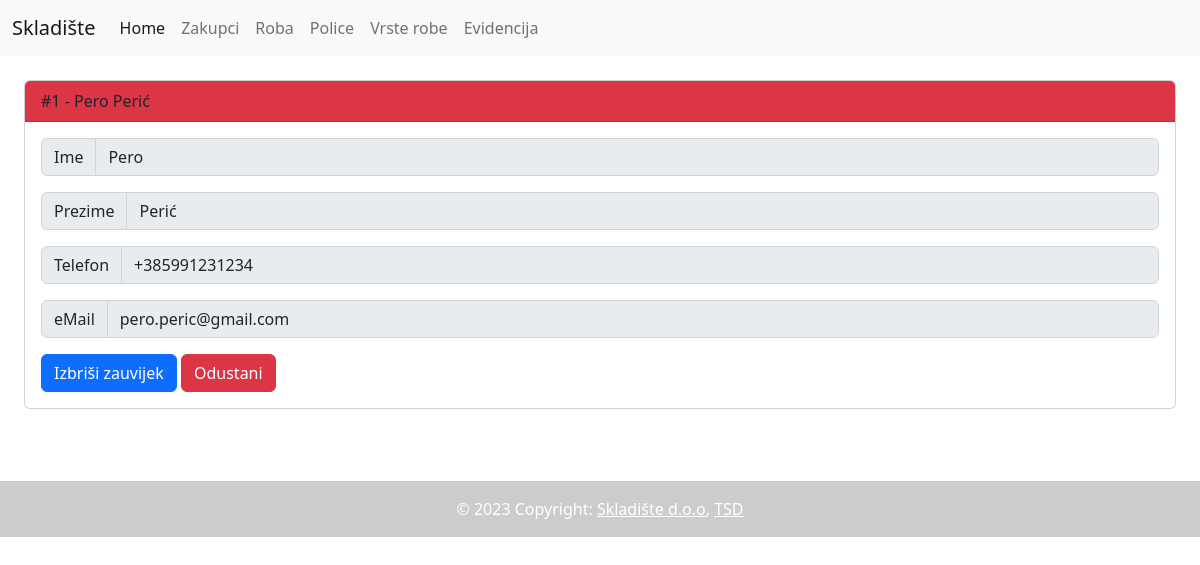
Screenshot of /izbrisi-zakupca.php?id=1 with the database file from the repository.
### tables this page shows
CREATE TABLE `zakupac` (
  `ID` int(11) NOT NULL PRIMARY KEY AUTO_INCREMENT,
  `Ime` char(35) NOT NULL,
  `Prezime` varchar(35) NOT NULL,
  `Telefon` varchar(20) NOT NULL,
  `Mail` varchar(255) NOT NULL
);

### izbrisi-zakupca.php (the view, shortened to what this page needs)
<!DOCTYPE html>
<html lang="en">
<head>
    <link rel="stylesheet" href="/skladiste/bootstrap/css/bootstrap.css">
</head>
<body>
    <?php include($_SERVER['DOCUMENT_ROOT'].'/skladiste/include/header.php'); ?>
    <?php include($_SERVER['DOCUMENT_ROOT'].'/skladiste/server/config.php'); ?>
    <?php
        if (isset($_GET["id"])) {
            $query = $DB->query("SELECT * FROM `zakupac` WHERE `ID` = ".$_GET["id"]);
            while($row = $query->fetch_assoc()) {
                $zakupac = $row;
            }
        }
    ?>
    <div class="card m-4">
        <div class="card-header bg-danger">
            #<?php print($zakupac["ID"]); ?> - <?php print($zakupac["Ime"]); ?> <?php print($zakupac["Prezime"]); ?>
        </div>
        <div class="card-body">
            <form action="./izbrisi-zakupca.php" method="POST">
                <div class="input-group mb-3">
                    <span class="input-group-text" id="basic-addon1">Ime</span>
                    <input disabled name="ime" type="text" class="form-control" placeholder="Ime" aria-label="Ime" aria-describedby="basic-addon1" value="<?php print($zakupac["Ime"]); ?>">
                </div>
                <div class="input-group mb-3">
                    <span class="input-group-text" id="basic-addon1">Prezime</span>
                    <input disabled name="prezime" type="text" class="form-control" placeholder="Prezime" aria-label="Prezime" aria-describedby="basic-addon1" value="<?php print($zakupac["Prezime"]); ?>">
                </div>
                <div class="input-group mb-3">
                    <span class="input-group-text" id="basic-addon1">Telefon</span>
                    <input disabled name="telefon" type="tel" class="form-control" placeholder="Telefon" aria-label="Telefon" aria-describedby="basic-addon1" value="<?php print($zakupac["Telefon"]); ?>">
                </div>
                <div class="input-group mb-3">
                    <span class="input-group-text" id="basic-addon1">eMail</span>
                    <input disabled name="email" type="text" class="form-control" placeholder="eMail" aria-label="eMail" aria-describedby="basic-addon1" value="<?php print($zakupac["Mail"]); ?>">
                </div>
                <button class="btn btn-primary">Izbriši zauvijek</button>
                <a class="btn btn-danger" href="./uredi-zakupca.php?id=<?php print($zakupac["ID"]); ?>">Odustani</a>
            </form>
        </div>
    </div>
    <?php include($_SERVER['DOCUMENT_ROOT'].'/skladiste/include/footer.php'); ?>
</body>
</html>

### rows the page displays
zakupac: ID "1", Ime "Pero", Prezime "Perić", ime "Pero", prezime "Perić", telefon "+385991231234", email "pero.peric@gmail.com"
